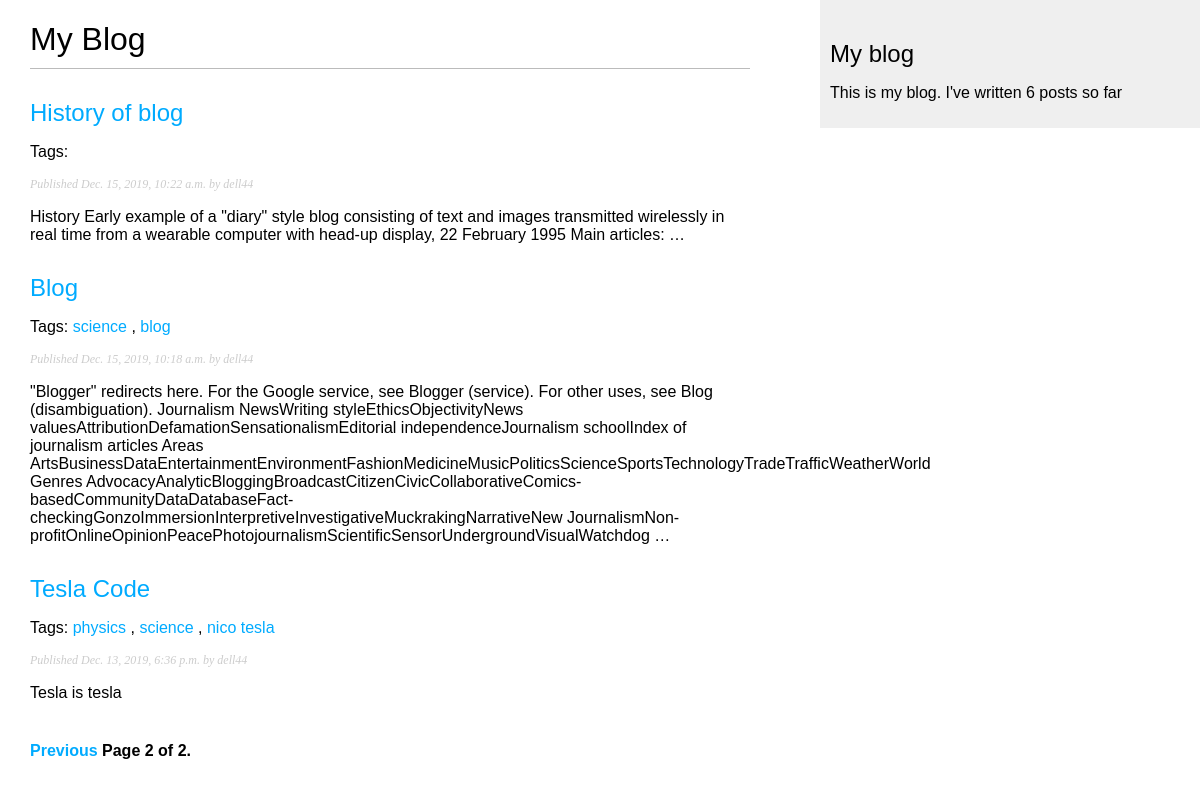
Screenshot of /blog/?page=2 with the database file from the repository.
### blog/models.py (models this page shows, shortened)
class Post(models.Model):
    STATUS_CHOICE = (
                    ('draft', 'Draft'),
                    ('published','Published')
                    )
    tags =  TaggableManager()
    title = models.CharField(max_length=250 )
    slug = models.SlugField(max_length =250 ,
                            unique_for_date = 'publish')
    author = models.ForeignKey(User, on_delete = models.CASCADE,
                              related_name = 'blog_posts' )
    body = models.TextField()
    publish = models.DateTimeField(default =timezone.now)
    created = models.DateTimeField(auto_now_add = True)
    updated = models.DateTimeField(auto_now =True)
    status = models.CharField(max_length =10 ,choices = STATUS_CHOICE,default = 'draft')
    objects = models.Manager()
    published = PublishedManager()
    class Meta:
        ordering   = ('-publish',)
    def get_absolute_url (self):
        return reverse('blog:post_detail',
                        args =[self.publish.year,
                                self.publish.month,
                                self.publish.day,
                                self.slug ])

### blog/views.py (the view)
# urls.py: path('', views.post_list, name ='post_list'    ),
def post_list(request,tag_slug = None):
    object_list = Post.published.all()
    tag = None
    if tag_slug:
        tag = get_object_or_404 (Tag, slug = tag_slug)
        object_list = object_list.filter(tags__in = [tag])
    paginator =Paginator(object_list,3)
    page =request.GET.get('page')
    try:
        posts = paginator.page(page)
    except PageNotAnInteger :
        posts = paginator.page(1)
    except EmptyPage:
        posts = paginator.page(paginator.num_pages)
    return render (request , 'blog/post/list.html', {'page':page,'posts': posts , 'tag':tag})

### blog/models.py (called while the page is built)
    def get_queryset(self):
        return super(PublishedManager,
                 self).get_queryset()\
                      .filter(status='published')

### blog/templatetags/blog_tags.py (called while the page is built)
@register.simple_tag
def total_posts():
    return Post.published.count()

### blog/templates/blog/post/list.html (shortened to what this page needs)
{% extends "blog/base.html" %}
{% block content %}
  <h1>My Blog</h1>
  {% for post in posts %}
    <h2>
      <a href="{{ post.get_absolute_url }}">
        {{ post.title }}
      </a>
    </h2>
    <p class="tags">
      Tags:
      {% for tag in post.tags.all %}
        <a href="{% url "blog:post_list_by_tag" tag.slug %}">
          {{ tag.name }}
        </a>
        {% if not forloop.last %}, {% endif %}
      {% endfor %}
    </p>
    <p class="date">
      Published {{ post.publish }} by {{ post.author }}
    </p>
    {{ post.body|truncatewords:30|linebreaks }}
  {% endfor %}
  {% include "pagination.html" with page=posts %}
{% endblock %}

### blog/static/css/blog.css (style rules this page uses)
body { margin:0; padding:0; font-family:helvetica, sans-serif; }
a { color:#00abff; text-decoration:none; }
h1 { font-weight:normal; border-bottom:1px solid #bbb; padding:0 0 10px 0; }
h2 { font-weight:normal; margin:30px 0 0; }
p.date { color:#ccc; font-family: georgia, serif; font-size: 12px; font-style: italic; }

### rows the page displays
Post: title "History of blog", publish "Dec. 15, 2019, 10:22 a.m.", author "dell44", body "History Early example of a \"diary\" style blog consisting of text and images transmitted wirelessly in real time from a wearable computer with head-up display, 22 February 1995 Main articles: …"
Post: title "Blog", publish "Dec. 15, 2019, 10:18 a.m.", author "dell44", body "\"Blogger\" redirects here. For the Google service, see Blogger (service). For other uses, see Blog (disambiguation). Journalism NewsWriting styleEthicsObjectivityNews valuesAttributionDefamationSensationalismEditorial independenceJournalism schoolIndex of journalism articles Areas ArtsBusinessDataEntertainmentEnvironmentFashionMedicineMusicPoliticsScienceSportsTechnologyTradeTrafficWeatherWorld Genres AdvocacyAnalyticBloggingBroadcastCitizenCivicCollaborativeComics-basedCommunityDataDatabaseFact-checkingGonzoImmersionInterpretiveInvestigativeMuckrakingNarrativeNew JournalismNon-profitOnlineOpinionPeacePhotojournalismScientificSensorUndergroundVisualWatchdog …"
Tag: name "science"
Tag: name "blog"
Post: title "Tesla Code", publish "Dec. 13, 2019, 6:36 p.m.", author "dell44", body "Tesla is tesla"
Tag: name "physics"
Tag: name "nico tesla"

### other values shown
{{ page.number }} "2"
{{ page.paginator.num_pages }} "2"
